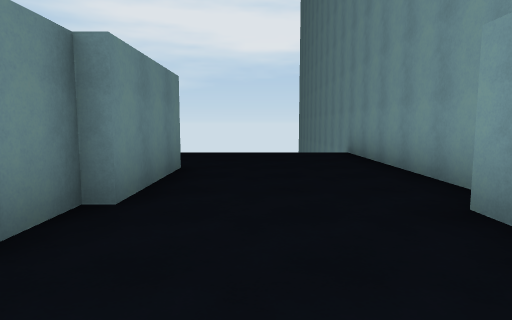
View 1 (above)

16 first-person views from a walk through a scene from a Unity 3-D project. The camera is 1.4 m above the floor, tilts 6° down and sees 75° across. The floor is counted in squares, 2 m on a side. Each view is taken from the middle of a square. On the plan, view 1 faces up. The plan holds only what a view shows up to about 10 squares ahead; the rest is blank. The place goes on beyond the plan.

View 2
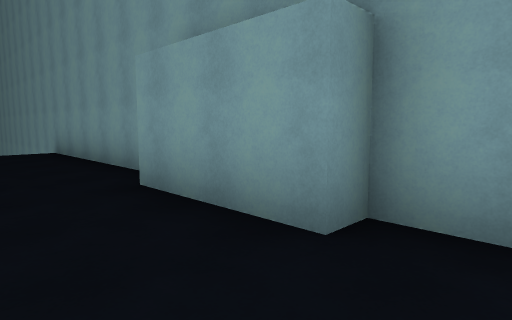

View 3
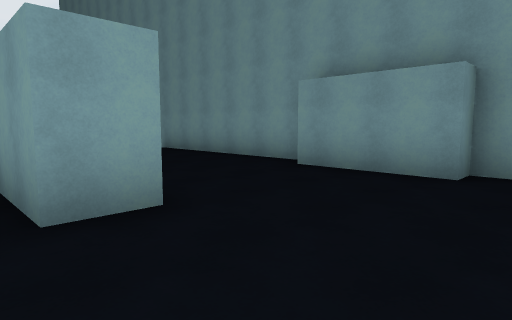

View 4
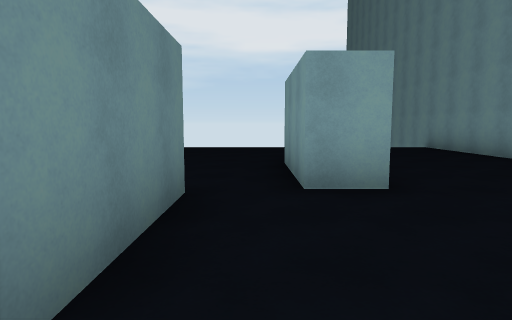

View 5
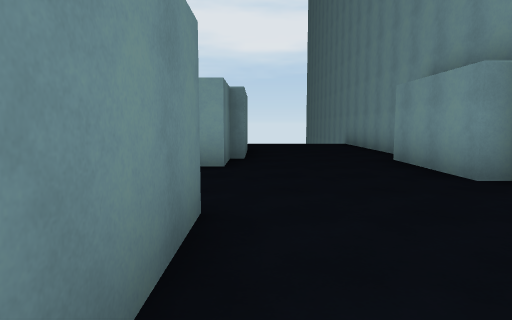

View 6
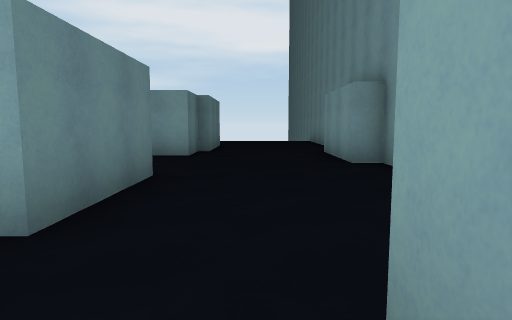

View 7
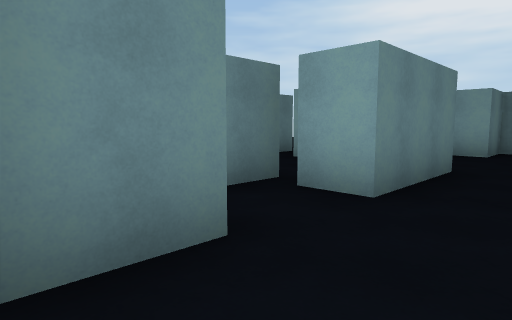

View 8
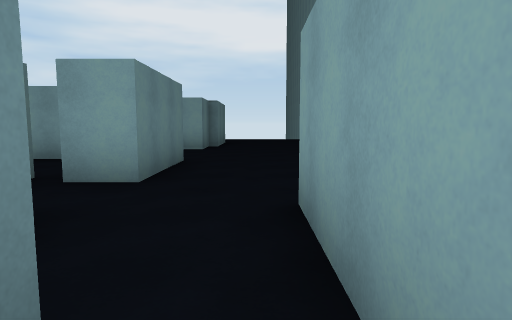

View 9
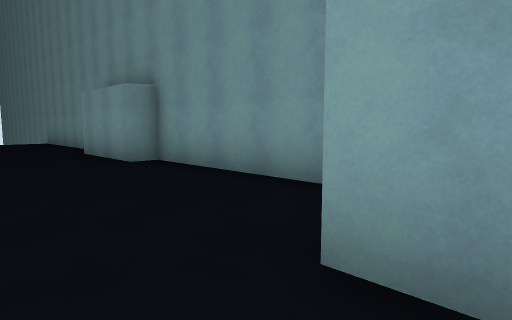

View 10
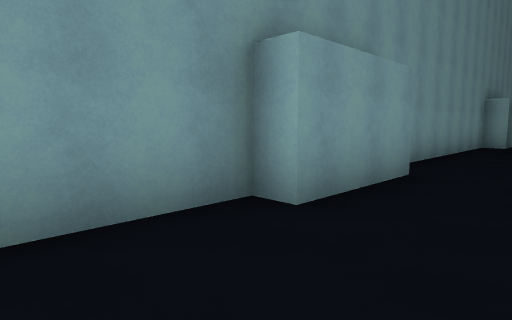

View 11
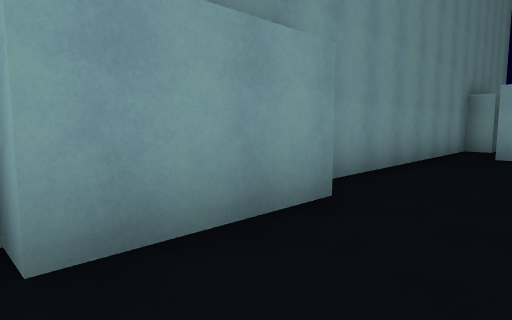

View 12
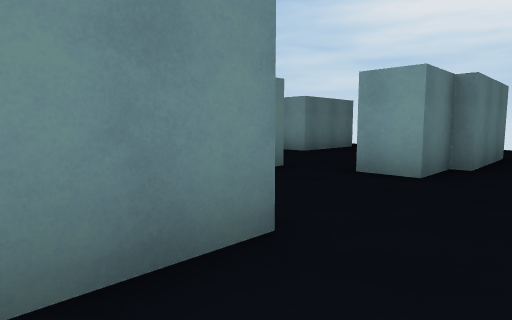

View 13
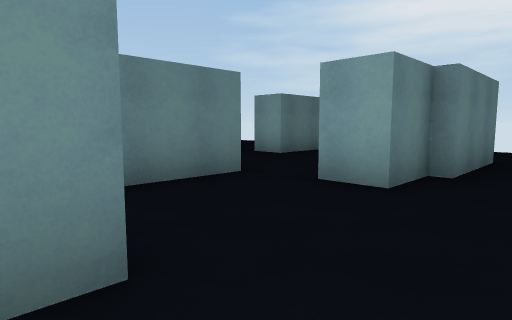

View 14
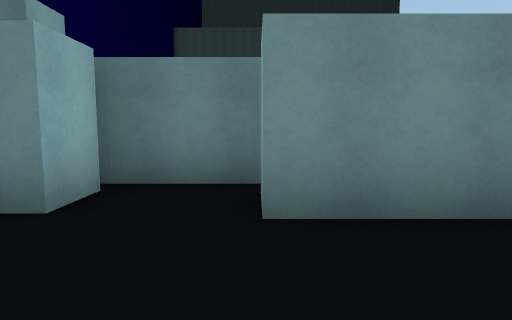

View 15
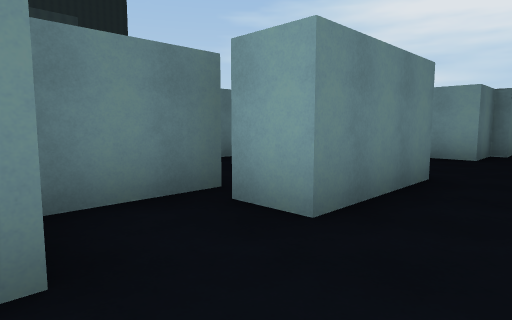

View 16
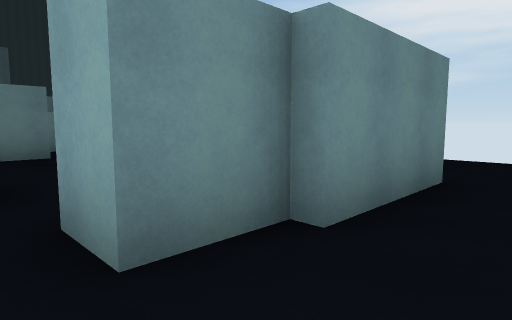

### Floor plan
Points are (right, up) in squares from view 1. A wall is a line through its corners. A room is listed if a view was taken in it or the views show most of it. See-through windows are left out.
Room 1 (views 1, 2, 3, 5, 6, 9, 10, 11, 12, 13, 14, 15, 16)
walls: (-3.7, 1.5) (-3.7, -1.1); (-1.4, -1.4) (-1.4, -3.9) (-2.4, -3.9); (-1.2, 5.5) (-1.2, 2.9) (-1.4, 2.9) (-1.4, 1.6) (-2.5, 1.6) (-2.5, 4.1); (-2.9, -3.5) (-2.9, -5.9); (-5.5, 6.1) (-5.5, 4.4) (-6.5, 4.4); (-8, 3) (-8, 2); (-2.6, -5.7) (-1.4, -5.7) (-1.4, -6.9); (0.4, -6.4) (0.4, -5); (1.8, -7.1) (2.3, -7.1) (2.3, 0.1) (1.8, 0.1) (1.8, 2.7) (2.3, 2.7) (2.3, 9.5)
ways out: opening at (-3, -2) to room 2; opening at (0, -7) to room 3
Room 2 (view 4)
walls: (-4, -1.2) (-4.8, -1.2); (-5.7, 0.1) (-5.7, -1.5)
ways out: opening at (-3, -2) to room 1
Room 3 (views 7, 8)
walls: (0.4, -7.6) (0.4, -6.4); (1.8, -7.8) (1.8, -7.1)
ways out: opening at (0, -7) to room 1

Where each view was taken, in squares from view 1:
view 1: 0 up, 0 right, facing up
view 2: 1 down, 0 right, facing up-right
view 3: 1 down, 3 left, facing up-right
view 4: 2 down, 3 left, facing up
view 5: 4 down, 1 left, facing up
view 6: 6 down, 0 right, facing up
view 7: 7 down, 0 right, facing up-left
view 8: 8 down, 0 right, facing up
view 9: 6 down, 1 left, facing up-right
view 10: 5 up, 0 right, facing down-right
view 11: 3 up, 0 right, facing down-right
view 12: 3 down, 0 right, facing up-left
view 13: 2 down, 0 right, facing up-left
view 14: 4 down, 1 right, facing left
view 15: 6 down, 0 right, facing up-left
view 16: 1 up, 0 right, facing up-left
